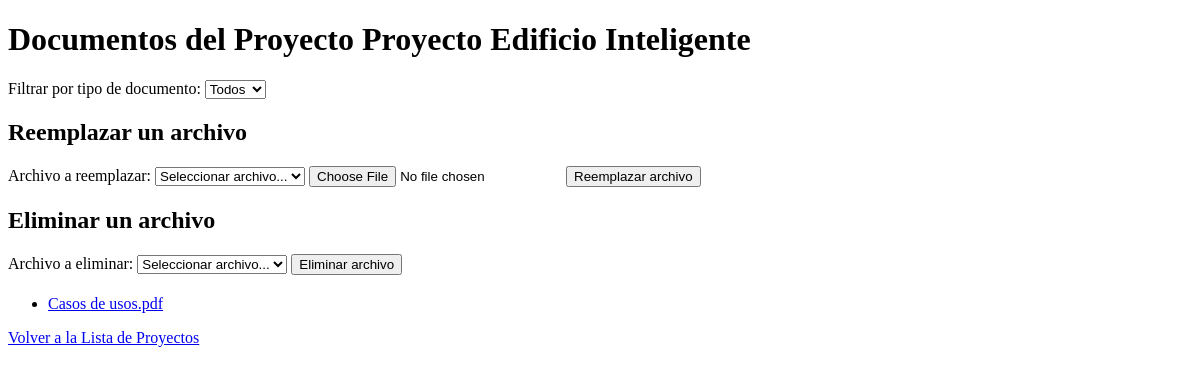
Page /documentos/2 on the earlier database version.
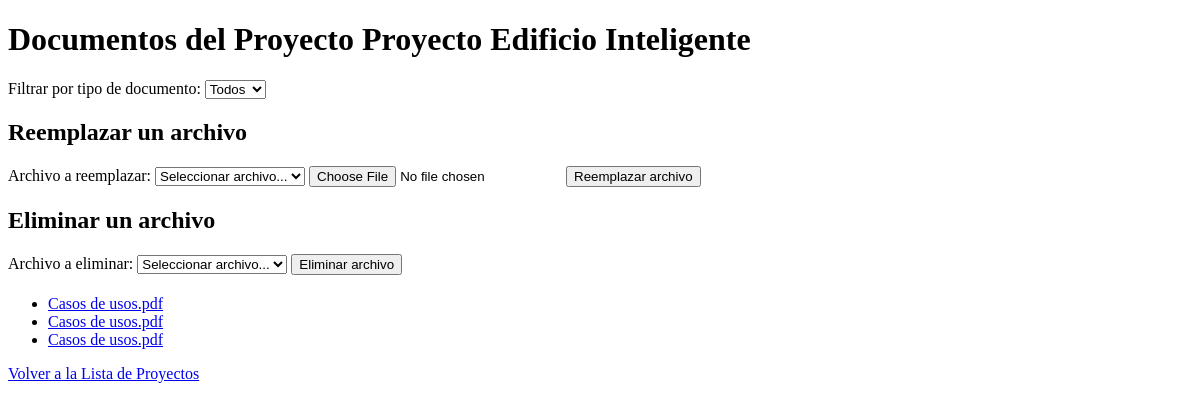
Same page on the later database version.
### app.py (models this page shows, shortened)
class Document(db.Model):
    id = db.Column(db.Integer, primary_key=True)
    url = db.Column(db.String(255), nullable=False)
    nombre = db.Column(db.String(255), nullable=False)
    fecha_subida = db.Column(db.DateTime, nullable=False)
    cotizacion_id = db.Column(db.Integer, db.ForeignKey('cotizacion.id'), nullable=False)
    cotizacion = db.relationship('Cotizacion', backref='documentos')

### app.py (the view)
@app.route('/documentos/<int:cotizacionid>')
def listar_documentos(cotizacionid):
    cotizacion = Cotizacion.query.get_or_404(cotizacionid)
    documentos = Document.query.filter_by(cotizacion_id=cotizacionid).all()
    return render_template('documentos.html', documentos=documentos, cotizacion=cotizacion)

### templates/documentos.html (shortened to what this page needs)
<!DOCTYPE html>
<html lang="en">
<head>
</head>
<body>
    <header>
        <h1>Documentos del Proyecto {{ cotizacion.proyecto }}</h1>
    </header>
    <div class="filters">
        <label for="tipoFiltro">Filtrar por tipo de documento:</label>
        <select id="tipoFiltro" onchange="filtrarTipo()">
            <option value="">Todos</option>
        </select>
    </div>
    <div class="form-container">
        <h2>Reemplazar un archivo</h2>
        <form action="{{ url_for('reemplazar_archivo') }}" method="post" enctype="multipart/form-data">
            <label for="nombreArchivoReemplazar">Archivo a reemplazar:</label>
            <select id="nombreArchivoReemplazar" name="nombreArchivoReemplazar" required>
                <option value="" disabled selected>Seleccionar archivo...</option>
            </select>
            <input type="file" name="archivoNuevo" required>
            <input type="submit" value="Reemplazar archivo">
        </form>
    </div>
    <div class="form-container">
        <h2>Eliminar un archivo</h2>
        <form action="{{ url_for('eliminar_archivo') }}" method="post">
            <label for="nombreArchivoEliminar">Archivo a eliminar:</label>
            <select id="nombreArchivoEliminar" name="nombreArchivoEliminar" required>
                <option value="" disabled selected>Seleccionar archivo...</option>
            </select>
            <input type="submit" value="Eliminar archivo">
        </form>
    </div>
    <ul id="documentosLista">
        {% for documento in documentos %}
        <li class="documento-item" data-tipo="{{ documento.nombre.split('.')[-1] }}">
            <a href="{{ documento.url }}" target="_blank">{{ documento.nombre }}</a>
        </li>
        {% endfor %}
    </ul>
    <footer>
        <a href="{{ url_for('lista_proyectos') }}">Volver a la Lista de Proyectos</a>
    </footer>
</body>
</html>

Differences in the rows shown:
added Document: nombre "Casos de usos.pdf"
added Document: nombre "Casos de usos.pdf"
